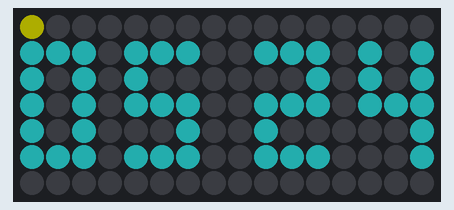
Recording of a program running on a simulated Raspberry Pi Pico running MicroPython. Shown: 16×7 RGB LED matrix. Dim RGB values are drawn brighter than linear; WiFi joins after 1.5 s; the clock reads 2024-03-15 10:24:30 at power-on unless the program sets it; values from a settings file that is not in the repository are placeholders.

Above: at 1.6 s.
At 91.6 s:
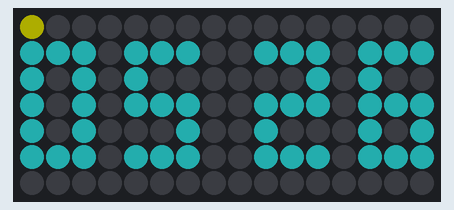

The program:

clock_24h.py
```python
# (licence header left out)
import network
import ntptime
import time
from picounicorn import PicoUnicorn
from config import WIFI_SSID, WIFI_PASSWORD

# Connect WiFi
wlan = network.WLAN(network.STA_IF)
wlan.active(True)
wlan.connect(WIFI_SSID, WIFI_PASSWORD)

timeout = 15
start = time.time()
while not wlan.isconnected():
    if time.time() - start > timeout:
        break
    time.sleep(0.5)

# Sync time
ntptime.settime()

u = PicoUnicorn()
WIDTH = u.get_width()
HEIGHT = u.get_height()

DIGITS = {
    '0': [0b111, 0b101, 0b101, 0b101, 0b111],
    '1': [0b010, 0b110, 0b010, 0b010, 0b111],
    '2': [0b111, 0b001, 0b111, 0b100, 0b111],
    '3': [0b111, 0b001, 0b111, 0b001, 0b111],
    '4': [0b101, 0b101, 0b111, 0b001, 0b001],
    '5': [0b111, 0b100, 0b111, 0b001, 0b111],
    '6': [0b111, 0b100, 0b111, 0b101, 0b111],
    '7': [0b111, 0b001, 0b001, 0b001, 0b001],
    '8': [0b111, 0b101, 0b111, 0b101, 0b111],
    '9': [0b111, 0b101, 0b111, 0b001, 0b111],
}

# this applies only to US, not other countries and does not apply to Arizona where time
# does not change in some parts of the state.
# this is based on the premise that DST in the US begins 2nd Sun of Mar and ends 1st Sun of Nov

def is_dst(year, month, day, weekday):
    # weekday: 0=Monday, 6=Sunday in MicroPython
    if month < 3 or month > 11:
        return False
    if month > 3 and month < 11:
        return True
    if month == 3:
        # second Sunday of March
        second_sunday = 14 - (weekday + 6) % 7
        return day >= second_sunday
    if month == 11:
        # first Sunday of November
        first_sunday = 7 - (weekday + 6) % 7
        return day < first_sunday

def local_hour(utc_hour, year, month, day, weekday):
    offset = -5 if is_dst(year, month, day, weekday) else -6
    hour_24 = (utc_hour + offset) % 24
    hour_12 = hour_24 % 12
    if hour_12 == 0:
        hour_12 = 12
    return hour_12, hour_24 >= 12

def draw_char(char, x_offset, r, g, b):
    if char not in DIGITS:
        return
    rows = DIGITS[char]
    for y, row in enumerate(rows):
        for x in range(3):
            if row & (0b100 >> x):
                px = x_offset + x
                py = y + 1
                if 0 <= px < WIDTH and 0 <= py < HEIGHT:
                    u.set_pixel(px, py, r, g, b)

def draw_ampm(is_pm):
    if not is_pm:
        u.set_pixel(0, 0, 50, 50, 0)   # AM - yellow
    else:
        u.set_pixel(0, 0, 0, 0, 50)    # PM - blue

def clear():
    for x in range(WIDTH):
        for y in range(HEIGHT):
            u.set_pixel(x, y, 0, 0, 0)

# positions: H1=0, H2=4, gap, M1=9, M2=13
# H1 at 0, H2 at 4, M1 at 9, M2 at 13
# that's 3+1+3+2+3+1+3 = 16 exactly

last_sync = time.time()

while True:
    # Resync NTP every hour
    if time.time() - last_sync > 3600:
        try:
            ntptime.settime()
            last_sync = time.time()
        except:
            pass  # if sync fails, keep running with last known time

    now = time.localtime()
    hour, is_pm = local_hour(now[3], now[0], now[1], now[2], now[6])
    minute = now[4]

    h1 = '{:02d}'.format(hour)[0]
    h2 = '{:02d}'.format(hour)[1]
    m1 = '{:02d}'.format(minute)[0]
    m2 = '{:02d}'.format(minute)[1]

    # color and brightness controlled by 3rd, 4th and 5th value
    # in this case R=10, G=50, B=50 for low brightness solution
    # if you want full brightness, set to 50, 255, 255 or whatever color

    clear()
    draw_ampm(is_pm)    # draws am/pm mark
    draw_char(h1, 0, 10, 50, 50)
    draw_char(h2, 4, 10, 50, 50)
    draw_char(m1, 9, 10, 50, 50)
    draw_char(m2, 13, 10, 50, 50)

    time.sleep(30)
```

Measured:
- what the display in image 0 shows lasts 30.0 s, from 1.6 s to 31.6 s
